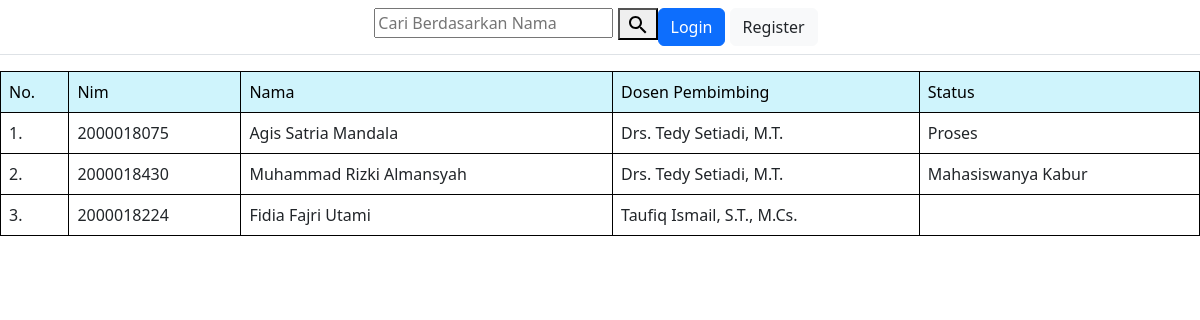
The page / on the database its author committed.
### tables this page shows
CREATE TABLE `mahasiswa` (
  `id` int(11) NOT NULL,
  `nim` int(20) NOT NULL,
  `nama` varchar(255) NOT NULL,
  `email` varchar(255) NOT NULL,
  `dosenPembimbing` varchar(255) NOT NULL,
  `password` varchar(255) NOT NULL,
  `status` varchar(100) NOT NULL
);

### application/controllers/Home.php (called while the page is built, shortened)
<?php
class Home extends CI_Controller
{
	public function __construct()
	{
		$this->load->database();
		$this->load->model('M_home');
		$this->load->library('form_validation');
	}
	public function index()
	{
		$data['data'] = $this->M_home->dataMahasiswa();
		$this->load->view('view_home', $data);
	}
}

### index.php (called while the page is built, shortened)
<?php
require_once BASEPATH.'core/CodeIgniter.php';

### application/models/M_home.php (called while the page is built, shortened)
<?php
class M_home extends CI_model
{
    function dataMahasiswa()
    {
        $query = $this->db->get('mahasiswa');
        return $query->result();
    }
}

### application/views/view_home.php (the view, shortened to what this page needs)
<!DOCTYPE html>
<html lang="en">
<head>
    <link href="https://cdn.jsdelivr.net/npm/bootstrap@5.3.0/dist/css/bootstrap.min.css" rel="stylesheet">
</head>
<body>
    <header class="px-3 py-2 border-bottom mb-3">
        <div class="container d-flex flex-wrap justify-content-center">
            <?php echo form_open('home/cari'); ?>
            <input class="col-lg-auto mb-2 mb-lg-0 me-lg-auto" type="text" name="cariNama" placeholder="Cari Berdasarkan Nama">
            <button type="submit"></button>
            <?php echo form_close(); ?>
            <div class="text-end">
                <a class="btn btn-primary" href="<?php echo base_url('login/index'); ?>">Login</a>
                <a class="btn btn-light text-dark me-2" href="<?php echo base_url('registrasi/index'); ?>">Register</a>
            </div>
        </div>
    </header>
    <table class="table">
        <tr class="table-info">
            <td>No.</td>
            <td>Nim</td>
            <td>Nama</td>
            <td>Dosen Pembimbing</td>
            <td>Status</td>
        </tr>
        <?php
        $i = 1;
        foreach ($data as $row) { ?>
            <tr>
                <td><?php echo $i++ ?>.</td>
                <td><?php echo $row->nim ?></td>
                <td><?php echo $row->nama ?></td>
                <td><?php echo $row->dosenPembimbing ?></td>
                <td><?php echo $row->status ?></td>
            </tr>
        <?php } ?>
    </table>
</body>
</html>

### application/views/view_home.php (style rules this page uses)
td, th { border: 1px solid black; }

### rows shown on the page
mahasiswa: nim "2000018075", nama "Agis Satria Mandala", dosenPembimbing "Drs. Tedy Setiadi, M.T.", status "Proses"
mahasiswa: nim "2000018430", nama "Muhammad Rizki Almansyah", dosenPembimbing "Drs. Tedy Setiadi, M.T.", status "Mahasiswanya Kabur"
mahasiswa: nim "2000018224", nama "Fidia Fajri Utami", dosenPembimbing "Taufiq Ismail, S.T., M.Cs."
